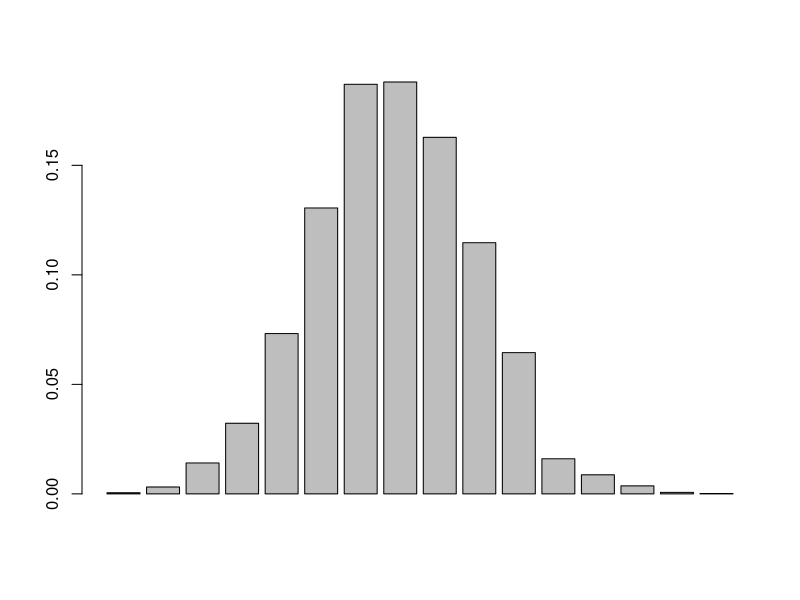
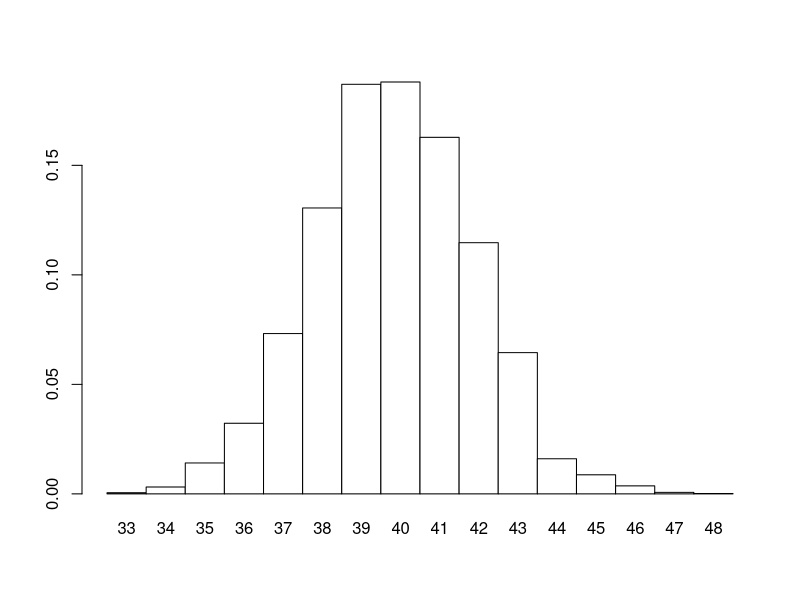
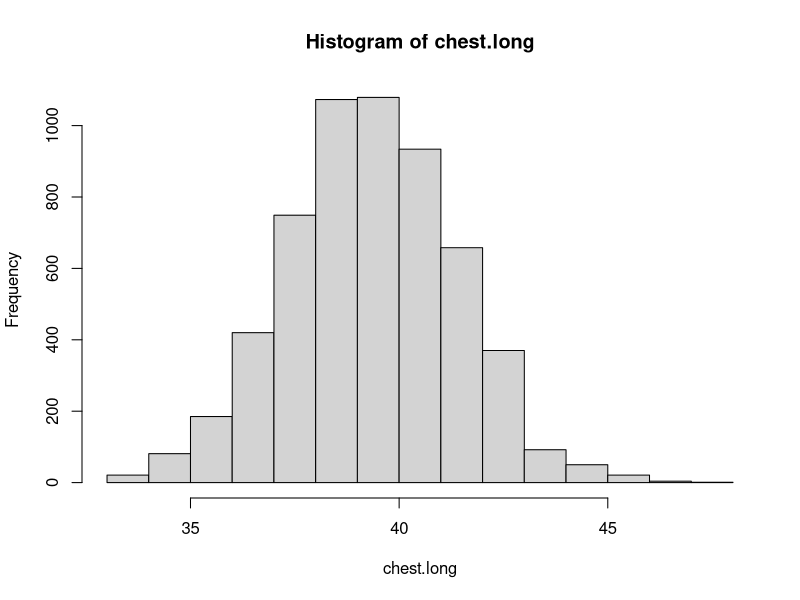
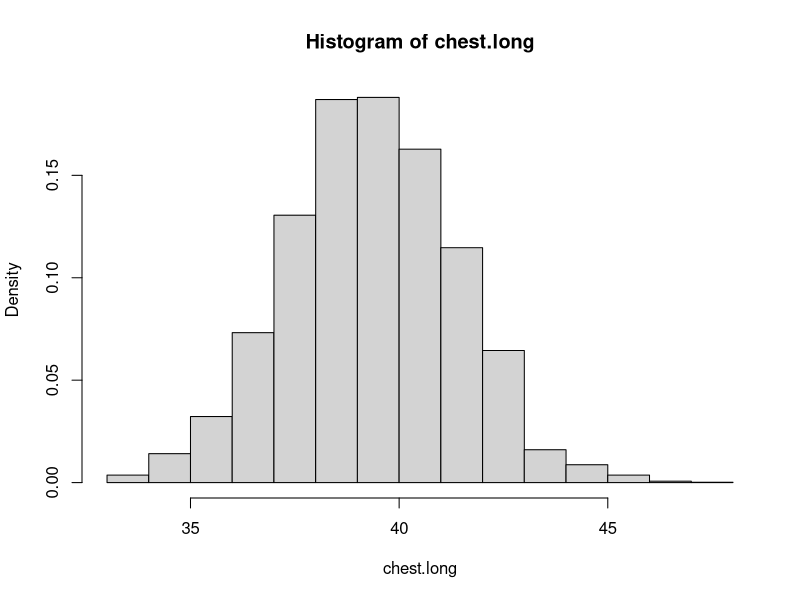
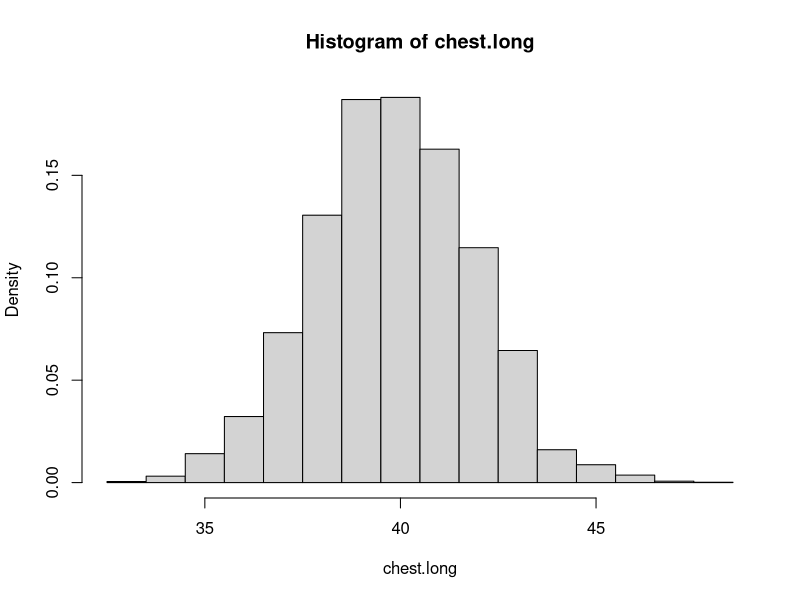
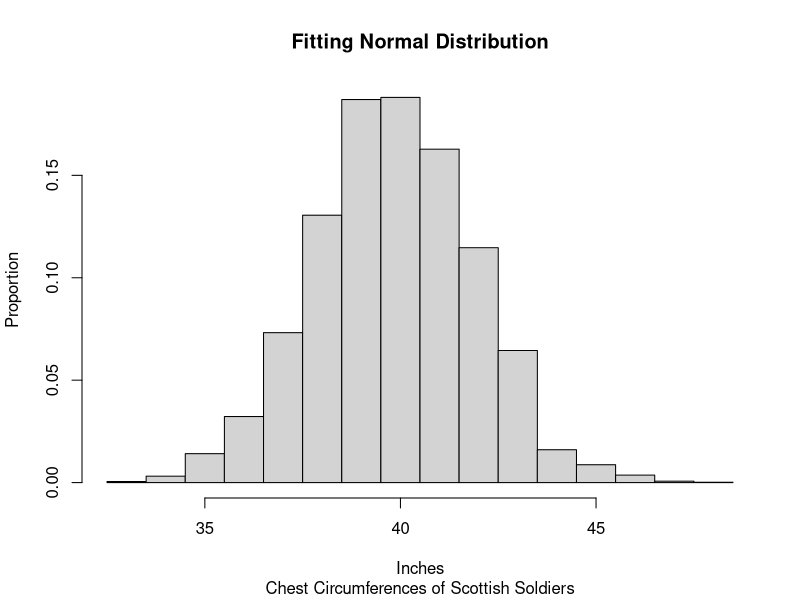
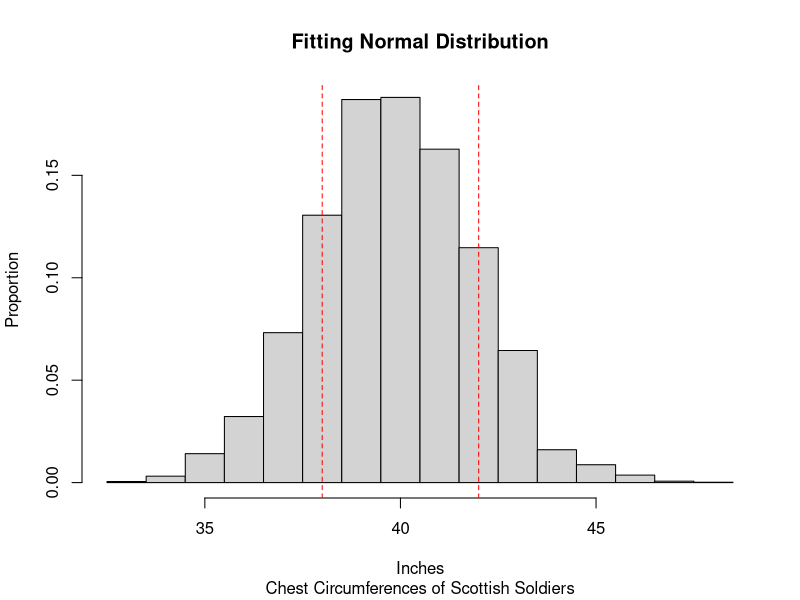
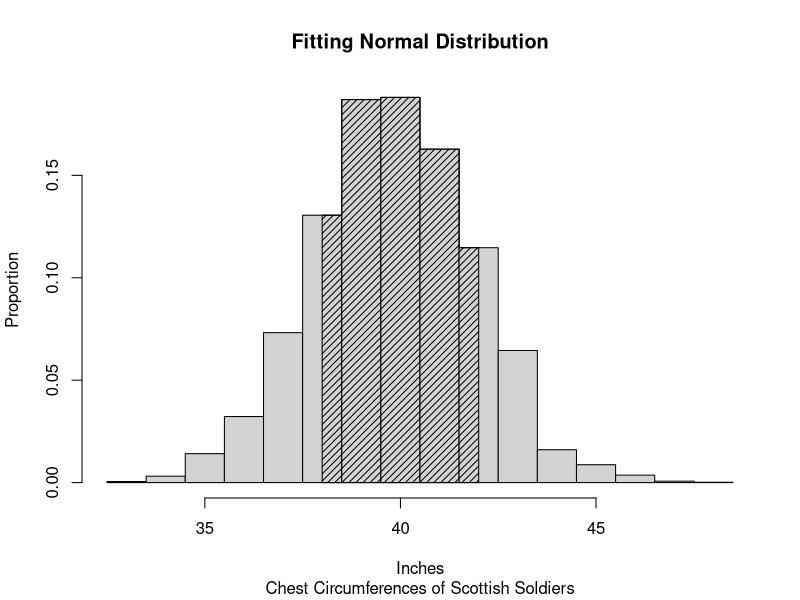

Recreate these plots in R, in order.
## ---- chunk 1
chest<-33:48
freq<-c(3,18,81,185,420,749,1073,1079,934,658,370,92,50,21,4,1)
chest.table<-data.frame(Chest=chest, Freq=freq)
chest.table
str(chest.table)
## ---- chunk 2
barplot(chest.table$Freq/5738)
## ---- chunk 3
barplot(chest.table$Freq/5738, names.arg=33:48, space=0, col="white")
## ---- chunk 4
chest.long<-rep(chest.table$Chest, chest.table$Freq)
str(chest.long)
## ---- chunk 5
summary(chest.long)
sd(chest.long)
## ---- chunk 6
hist(chest.long)
## ---- chunk 7
hist(chest.long, prob=TRUE)
## ---- chunk 8
h.chest<-hist(chest.long, plot=F)
list(breaks=h.chest$breaks, counts=h.chest$counts, density=h.chest$density, mids=h.chest$mids)
## ---- chunk 9
hist(chest.long, prob=TRUE, breaks=32.5:48.5)
## ---- chunk 10
main.title<-"Fitting Normal Distribution"
sub.title<-"Chest Circumferences of Scottish Soldiers"
x.lab<-"Inches"
y.lab<-"Proportion"
hist(chest.long, breaks=32.5:48.5, prob=TRUE, main=main.title, sub=sub.title, xlab=x.lab, ylab=y.lab)
## ---- chunk 11
hist(chest.long, breaks=32.5:48.5, prob=T, main=main.title, sub=sub.title, xlab=x.lab, ylab=y.lab)
abline(v=c(38, 42), lty=2, col="red")
## ---- chunk 12
h.chest.2<-hist(chest.long, breaks=32.5:48.5, plot=F)
h.chest.2
h.chest.2$density[6:10]
y<-h.chest.2$density[6:10]
## ---- chunk 13
x.coord<-c(38,38.5:41.5,42,42,rep(41.5:38.5,each=2),38,38)
y.coord<-c(rep(0,6),rep(rev(y),each=2),0)
hist(chest.long, breaks=32.5:48.5, prob=TRUE, main=main.title, sub=sub.title, xlab=x.lab, ylab=y.lab)
polygon(x.coord, y.coord, density=20)
## ---- chunk 14
x.coord[1:6]
y
diff(x.coord[1:6])
diff(x.coord[1:6])*y
sum(diff(x.coord[1:6])*y)
## ---- chunk 15
mean.chest<-mean(chest.long)
sd.chest<-sd(chest.long)
x<-seq(32.5,48.5,length=1000)
y.norm<-dnorm(x, mean=mean.chest, sd=sd.chest)
hist(chest.long, breaks=32.5:48.5, prob=TRUE, main=main.title, sub=sub.title, xlab=x.lab, ylab=y.lab)
lines(x, y.norm, col="red")
## ---- chunk 16
hist(chest.long, breaks=32.5:48.5, prob=TRUE, main=main.title, sub=sub.title, xlab=x.lab, ylab=y.lab, axes=F)
axis(side=1, at=seq(32,48,by=2), labels=paste(seq(32,48, by=2)))
axis(side=2)
## ---- chunk 17
library(ggplot2)
chest.long.df <- data.frame(chest = chest.long)
ggplot(chest.long.df, aes(x = chest)) + geom_histogram(aes(y = ..density..), binwidth=1, breaks = 32.5:48.5, fill = "white", colour = "black") +
  geom_vline(xintercept = c(38, 42), linetype = "dotted", colour = "red")
